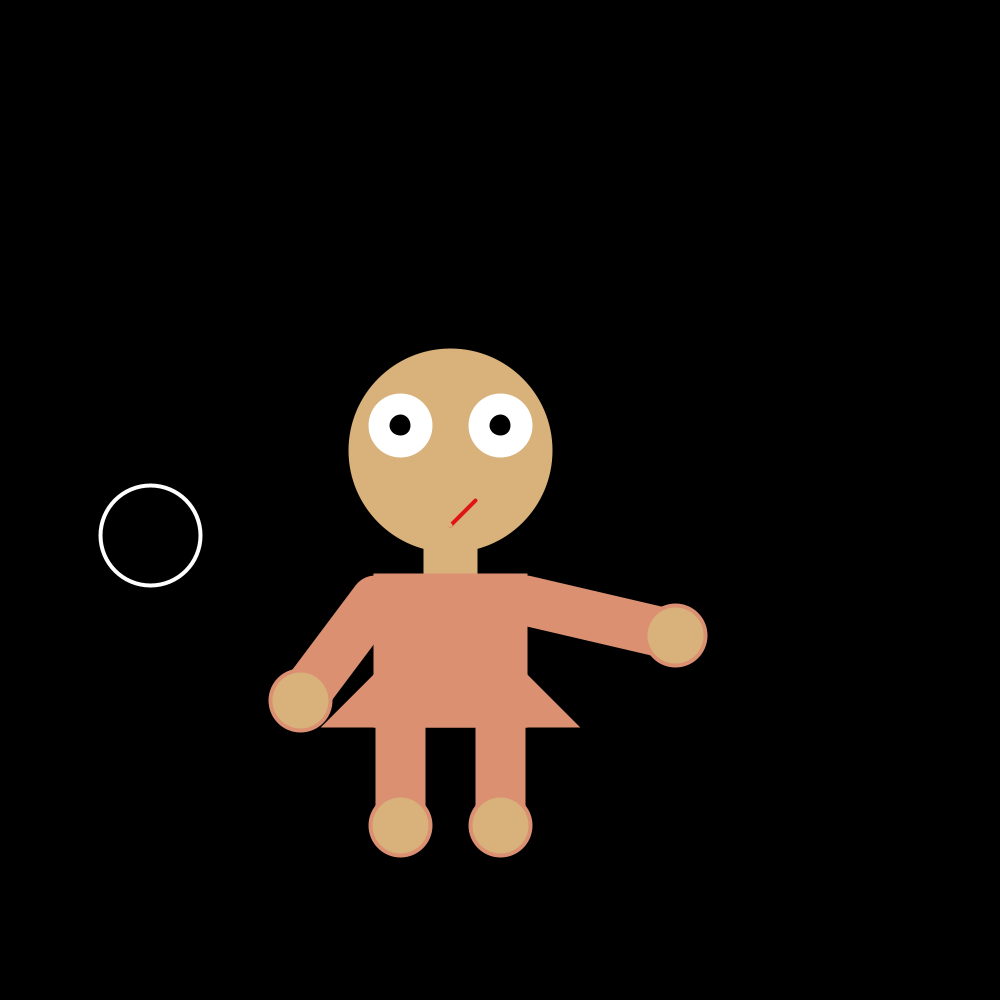
Frame 1 (no input)
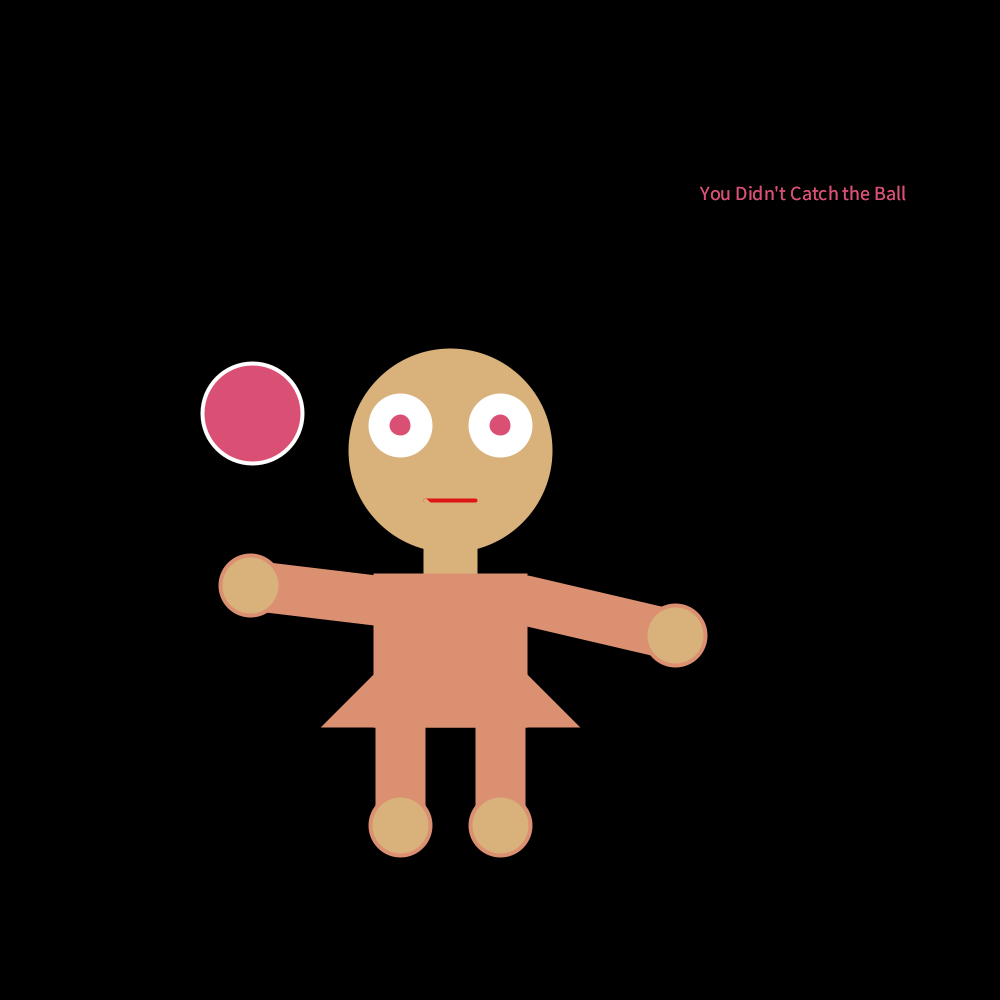
Frame 60 (the mouse pressed at the canvas centre just before this capture)
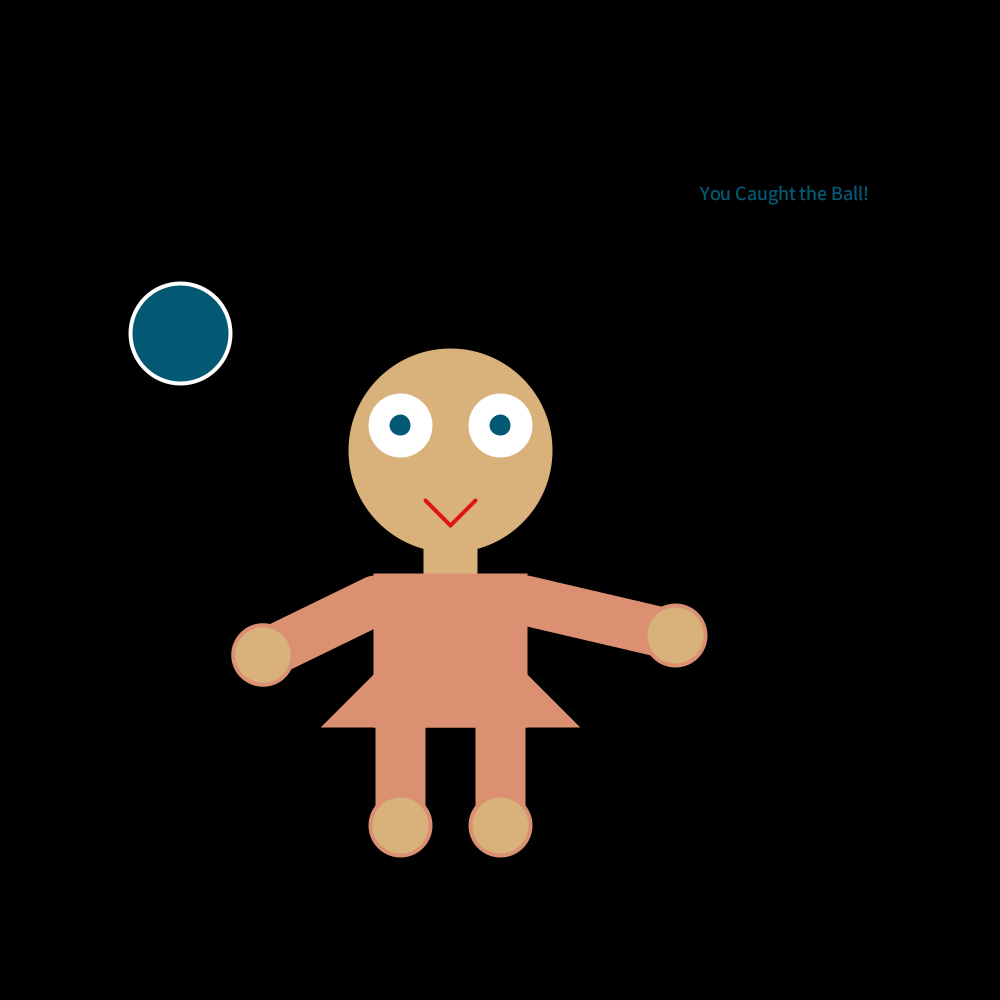
Frame 120 (the mouse held since frame 60 and released just before this capture)

The Processing sketch that drew these frames (run headless with seeded random() and noise(); from frame 60 on, the mouse is pressed at the canvas centre):

// Processing sketch: animation_semester1_project
// ── animation_semester1_project.pde
/* Ahana Gadiyaram
 1/11/2023
 My code shows how a ball starts at any random location but always goes back to a set point
 (unless randomly swayed off it's course by adding extra coordinates). If the ball is not
 randomly swayed off it's course, the person's hand goes to catch it and the text says
 "You Caught the Ball!" The color of the ball, the person's eyes, and the text are all
 random but corresponding to each other.
 3. I tried to make the person move to catch the ball but thta didn't work so I made the ball 
 fly to the person's hand
 4. I didn't have any specific inspiration; I came up with the idea myself
 */
float x= 150;
float y=535;
float dy=5;
float dx=5;
int r;
int g;
int b;
boolean caught;
int addx;
int addy;
float army;
int mouthx=450;
int mouthy=525;
int mouthr=216;
int mouthg=177;
int mouthb=123;
String text= "Not Chosen";

void setup() {
  size(1000, 1000);
}

void draw() {
  background(0);
  strokeWeight(4);

  fill(#D8B17B);
  stroke(#D8B17B);
  rect(425, 525, 50, 70); //neck
  circle(450, 450, 200); //head
  stroke(#DF1515);
  line(mouthx, mouthy, 475, 500); //mouth
  if (caught==true) { //trying to make mouth smile if caught==true
    mouthx= 450;
    mouthy=525;
    mouthr=223;
    mouthg=21;
    mouthb=21;
  } else { //trying to make mouth not smile if caught==false
    mouthx=425;
    mouthy=500;
    //hiding the color so that the other line (involved in making the smile) is invisible
    mouthr=216;
    mouthg=177;
    mouthb=123;
  }
  stroke(mouthr, mouthg, mouthb); //color of mouth
  line(425, 500, 450, 525);//smiling mouth
  fill(255);
  stroke(255);
  circle(400, 425, 60); //eyes
  circle(500, 425, 60); //eyes
  fill(r, g, b);
  circle(400, 425, 25); //pupils
  circle(500, 425, 25); //pupils
  fill(255);

  fill(#DC9072);
  stroke(#DC9072);
  square(375, 575, 150); //top
  triangle(325, 725, 575, 725, 450, 600); //skirt
  strokeWeight(50);

  push();
  translate(375, 600); // point of origin
  rotate(army);
  translate(-375, -600); /* just translate back so we don't have to
   shift arm and hand numbers*/
  line(375, 600, 300, 700); //arm
  strokeWeight(4);
  fill(#D8B17B);
  circle(300, 700, 60); //hand
  if (caught==false) {
    army= radians(60); //the y axis of the arm rotates, and the arm misses the ball)
  } else {
    army = radians(27); //the y axis of the arm rotates in order to catch the ball)
  }
  pop();

  line(525, 600, 675, 635); //arm
  fill(#D8B17B);
  line(400, 725, 400, 825); //leg
  line(500, 725, 500, 825); //leg
  strokeWeight(4);
  circle(400, 825, 60); //foot
  circle(500, 825, 60); //foot
  circle(675, 635, 60); //hand
  fill(0);

  textSize(20);
  if (caught==true) {
    text= "You Caught the Ball!";
  } else {
    text="You Didn't Catch the Ball";
  }

  stroke(255);
  fill(r, g, b);
  circle(x, y, 100);
  x= x + dx;
  y= y+ dy;
  if (x>=250&& y>=635) {
    //setting up the variables that should be random so that the starting point of the ball is always random
    x= random(50, 250);
    y= random(50, 635);

    addx= (int) random(2); /*what you're adding to x (if addx= 0, then the code will work because it will be
     accurate but if addx=1, then the ball will be swayed off it's course*/
    addy= (int) random(2); /*what you're adding to y (if addy= 0, then the code will work because it will be
     accurate but if addy=1, then the ball will be swayed off it's course*/

    //making the colors of the ball, text, and eyes all random values
    r= (int) random(255);
    g= (int) random(255);
    b= (int) random(255);

    //formula to ensure if addx=0 and addy= 0, then the ball will always go to the set coordinate of the hand
    dx= (250- x+addx*80)/80;
    dy= (635-y+addy*80)/80;
  }

  text(text, 700, 200);

  if (addx==0&&addy==0) {
    caught= true;
  } else {
    caught = false;
  }

  text(text, 700, 200);
}
